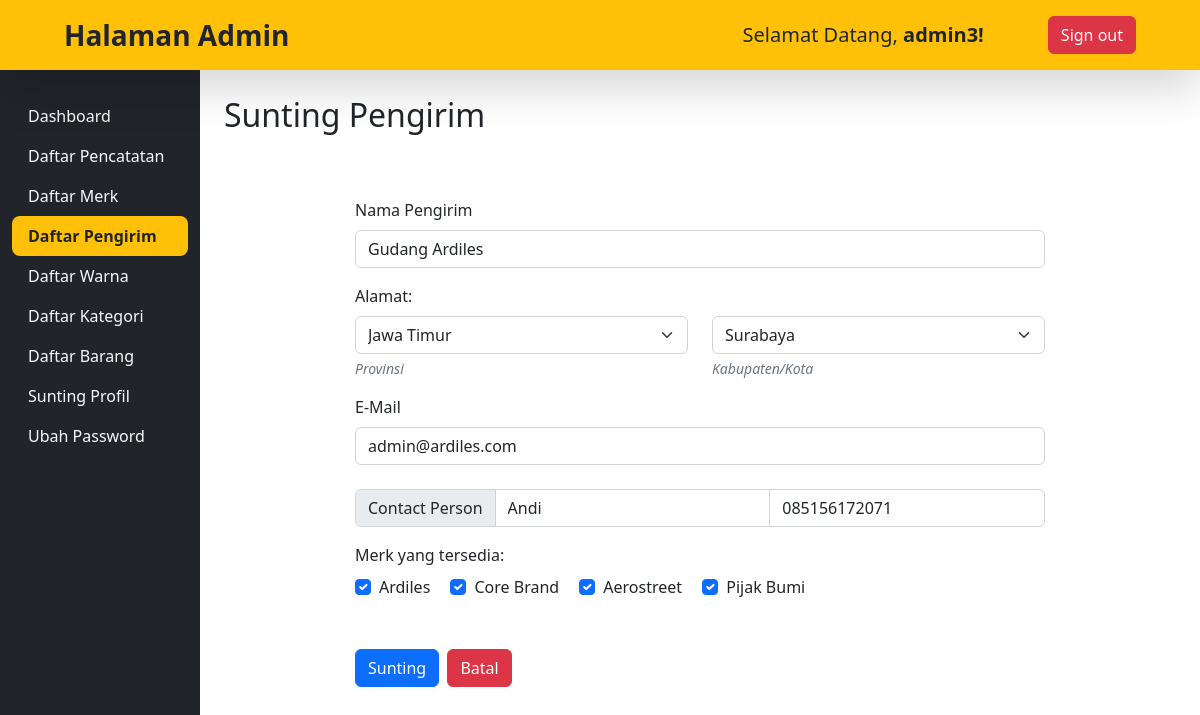
/admin/editPengirim.php?id_pengirim=GSBY001 (signed in), run on the app's committed database.
### tables this page shows
CREATE TABLE PENGIRIM (
    ID_PENGIRIM    CHAR (7)      NOT NULL,
    ID_KOTA        CHAR (6)      NOT NULL,
    NAMA_PENGIRIM  VARCHAR (30)  NOT NULL,
    EMAIL_PENGIRIM VARCHAR (30)  NOT NULL,
    NOTELP_CP      VARCHAR (16)  NOT NULL,
    NAMA_CP        VARCHAR (30)  NOT NULL,
    ALAMAT         VARCHAR (255),
    PRIMARY KEY (
        ID_PENGIRIM
    ),
    FOREIGN KEY (
        ID_KOTA
    )
    REFERENCES [KOTA/KAB] (ID_KOTA) ON DELETE RESTRICT
                                    ON UPDATE RESTRICT
);

CREATE TABLE [KOTA/KAB] (
    ID_KOTA     CHAR (3)     NOT NULL,
    ID_PROVINSI CHAR (3)     NOT NULL,
    NAMA_KOTA   VARCHAR (30) NOT NULL,
    PRIMARY KEY (
        ID_KOTA
    ),
    FOREIGN KEY (
        ID_PROVINSI
    )
    REFERENCES PROVINSI (ID_PROVINSI) ON DELETE RESTRICT
                                      ON UPDATE RESTRICT
);

CREATE TABLE PROVINSI (
    ID_PROVINSI   CHAR (3)     NOT NULL,
    NAMA_PROVINSI VARCHAR (30) NOT NULL,
    PRIMARY KEY (
        ID_PROVINSI
    )
);

CREATE TABLE MERK (
    ID_MERK     CHAR (6)      NOT NULL,
    ID_KOTA     CHAR (6)      NOT NULL,
    NAMA_MERK   VARCHAR (30)  NOT NULL,
    NOTELP_MERK VARCHAR (16)  NOT NULL,
    EMAIL_MERK  VARCHAR (30)  NOT NULL,
    ALAMAT      VARCHAR (255),
    PRIMARY KEY (
        ID_MERK
    ),
    FOREIGN KEY (
        ID_KOTA
    )
    REFERENCES [KOTA/KAB] (ID_KOTA) ON DELETE RESTRICT
                                    ON UPDATE RESTRICT
);

### function.php (called while the page is built, shortened)
<?php
$db = new SQLite3($_SERVER['DOCUMENT_ROOT']."/gudang sepatu.db");
function getData($data){
    global $db;
    $result = $db->query($data);
    $rows = [];
    while($row = $result->fetchArray()){
        $rows[] = $row;
    };
    return $rows;
}
?>

### admin/editPengirim.php (the view, shortened to what this page needs)
<?php
require '../function.php';
$id_pengirim = $_GET['id_pengirim'];
$data = getData("SELECT * FROM 'PENGIRIM' WHERE ID_PENGIRIM = '$id_pengirim'")[0];
$id_kota = $data['ID_KOTA'];
$selectedKab = getData("SELECT * FROM 'KOTA/KAB' WHERE ID_KOTA ='$id_kota'")[0];
$id_prov = $selectedKab['ID_PROVINSI'];
$selectedProv = getData("SELECT * FROM PROVINSI WHERE ID_PROVINSI = '$id_prov'")[0];
$daftar_merk = getData("SELECT * FROM 'MERK'");
$daftar_insertMerk =  getData("SELECT * FROM 'PENGIRIM_MERK' WHERE ID_PENGIRIM = '$id_pengirim'");
$daftar_idMerk = [];
foreach ($daftar_insertMerk as $key) {
	$daftar_idMerk[] = $key['ID_MERK'];
}
$daftar_provinsi = getData("SELECT * FROM PROVINSI ORDER BY ID_PROVINSI");
$daftar_kota = getData("SELECT * FROM 'KOTA/KAB' WHERE ID_PROVINSI = '$id_prov' ORDER BY ID_PROVINSI");
?>
<!DOCTYPE html>
<html>
<head>
	<link href="../assets/css/bootstrap.min.css" rel="stylesheet">
</head>
<body>
	<header class="navbar fixed-top bg-warning flex-md-nowrap shadow-lg py-2">
		<p class="navbar-brand col-md-3 col-lg-2 me-0 px-3 fs-3 text-dark fw-bold my-auto ms-5">Halaman Admin</p>
  		<div class="nav">
    		<span class="nav-item text-nowrap my-auto fs-5">Selamat Datang, <b><?php echo $_SESSION['username'] ?>!</b></span>
    		<div class="nav-item text-nowrap">
      			<a class="nav-link mx-5" href="logout.php"><button class="btn btn-danger">Sign out</button></a>
    		</div>
  		</div>
	</header>
	<div class="container-fluid">
	  <div class="row">
	    <nav id="sidebarMenu" class="col-md-3 col-lg-2 d-md-block bg-dark sidebar collapse">
	      <div class="position-sticky pt-3 sidebar-sticky pt-5">
	        <ul class="nav flex-column mt-5">
	          <li class="nav-item">
	            <a class="nav-link text-light" href="dashboard.php">
	              Dashboard
	            </a>
	          </li>
	          <li class="nav-item">
	            <a class="nav-link text-light" href="pencatatan.php">
	              Daftar Pencatatan
	            </a>
	          </li>
	          <li class="nav-item">
	            <a class="nav-link text-light" href="merk.php">
	              Daftar Merk
	            </a>
	          </li>
	          <li class="nav-item">
	            <a class="nav-link active text-dark fw-bold rounded-3 bg-warning" aria-current="page" href="pengirim.php">
	              Daftar Pengirim
	            </a>
	          </li>
	          <li class="nav-item">
	            <a class="nav-link text-light" href="warna.php">
	              Daftar Warna
	            </a>
	          </li>
	          <li class="nav-item">
	            <a class="nav-link text-light" href="kategori.php">
	              Daftar Kategori
	            </a>
	          </li>
	          <li class="nav-item">
	            <a class="nav-link text-light" href="barang.php">
	              Daftar Barang
	            </a>
	          </li>
	          <li class="nav-item">
	            <a class="nav-link text-light" href="profil.php">
	              Sunting Profil
	            </a>
	          </li>
	          <li class="nav-item">
	            <a class="nav-link text-light" href="password.php">
	              Ubah Password
	            </a>
	          </li>
	        </ul>
	      </div>
	    </nav>
	    <main class="col-md-9 ms-sm-auto col-lg-10 px-md-4 py-5">
	      	<h1 class="h2 my-5">Sunting Pengirim</h1>
	      	<div class="container w-75 py-3">
	      		<form method="POST" action="">
			      	<div class="mb-3">
						<label for="nama" class="form-label">Nama Pengirim</label>
						<input type="text" name="nama" value="<?php echo $data['NAMA_PENGIRIM'] ?>" class="form-control" id="nama" placeholder="Masukkan Nama Pengirim" required>
					</div>
			      	<div class="mb-3">
                      <div class="row">
							<label for="provinsi" class="form-label">Alamat:</label>
						</div>
						<div class="row">
							<div class="col">
								<select class="form-select" name="provinsi" id="provinsi">
								<?php foreach ($daftar_provinsi as $prov) :?>
									<option value="<?= $prov['ID_PROVINSI']?>" <?= ($id_prov == $prov['ID_PROVINSI']) ? 'selected' : '' ?>><?=ucwords(strtolower($prov['NAMA_PROVINSI']))?></option>
								<?php endforeach ?>
								</select>
								<div class="form-text"><em>Provinsi</em></div>
							</div>
							<div class="col">
								<select class="form-select" name="kabupaten" id="kabupaten">
									<?php foreach ($daftar_kota as $kot) :?>
										<option value="<?= $kot['ID_KOTA']?>" <?= ($id_kota == $kot['ID_KOTA']) ? 'selected' : '' ?>><?=ucwords(strtolower($kot['NAMA_KOTA']))?></option>
									<?php endforeach ?>
								</select>
								<div class="form-text"><em>Kabupaten/Kota</em></div>
							</div>
						</div>
					</div>
					<div class="mb-4">
						<label for="email" class="form-label">E-Mail</label>
						<input type="email" class="form-control" name="email" id="email" value="<?php echo $data['EMAIL_PENGIRIM'] ?>" required placeholder="Masukkan E-Mail">
					</div>
					<div class="input-group mt-3">
					  	<span class="input-group-text">Contact Person</span>
					  	<input type="text" aria-label="Nama CP" class="form-control" value="<?php echo $data['NAMA_CP'] ?>" required placeholder="Nama" name="namacp" id="namacp">
					  	<input type="text" aria-label="No. Telepon CP" class="form-control" value="<?php echo $data['NOTELP_CP'] ?>" id="notelp" required oninput="this.value = this.value.replace(/[^0-9.]/g, '').replace(/(\..*)\./g, '$1');" placeholder="Nomor Telepon" name="notelpcp" id="notelpcp">
					</div>
					<div class="mb-5 mt-3">
						<label for="merk" class="form-label">Merk yang tersedia:</label><br>
						<?php foreach ($daftar_merk as $row): ?>
						<div class="form-check form-check-inline" id="merk">
							<input class="form-check-input" type="checkbox" id="insertMerk" name="insertMerk[]" value="<?= $row['ID_MERK']?>" <?= (in_array($row['ID_MERK'], $daftar_idMerk)) ? 'checked' : '' ?>>
							<label class="form-check-label" for="insertMerk"><?= $row['NAMA_MERK'] ?></label>
						</div>
						<?php endforeach ?>
					</div>
					<div class="mb-3">
						<button type="submit" class="btn btn-primary me-1" name="submit">Sunting</button>
						<a href="pengirim.php"><button type="button" class="btn btn-danger" name="cancel">Batal</button></a>
					</div>
				</form>
	      	</div>
	      </div>
	  </div>
</body>
</html>

### admin/editPengirim.php (style rules this page uses)
.sidebar { height: 100vh; position: fixed; }

### data on the page
pengirim: nama "Gudang Ardiles", kabupaten "Surabaya", email "admin@ardiles.com", namacp "Andi", notelpcp "085156172071"
kota/kab: provinsi "Jawa Timur"
merk: ID_MERK "☑", NAMA_MERK "Ardiles"
merk: ID_MERK "☑", NAMA_MERK "Core Brand"
merk: ID_MERK "☑", NAMA_MERK "Aerostreet"
merk: ID_MERK "☑", NAMA_MERK "Pijak Bumi"

### other printed values
$_SESSION['username'] "admin3"
